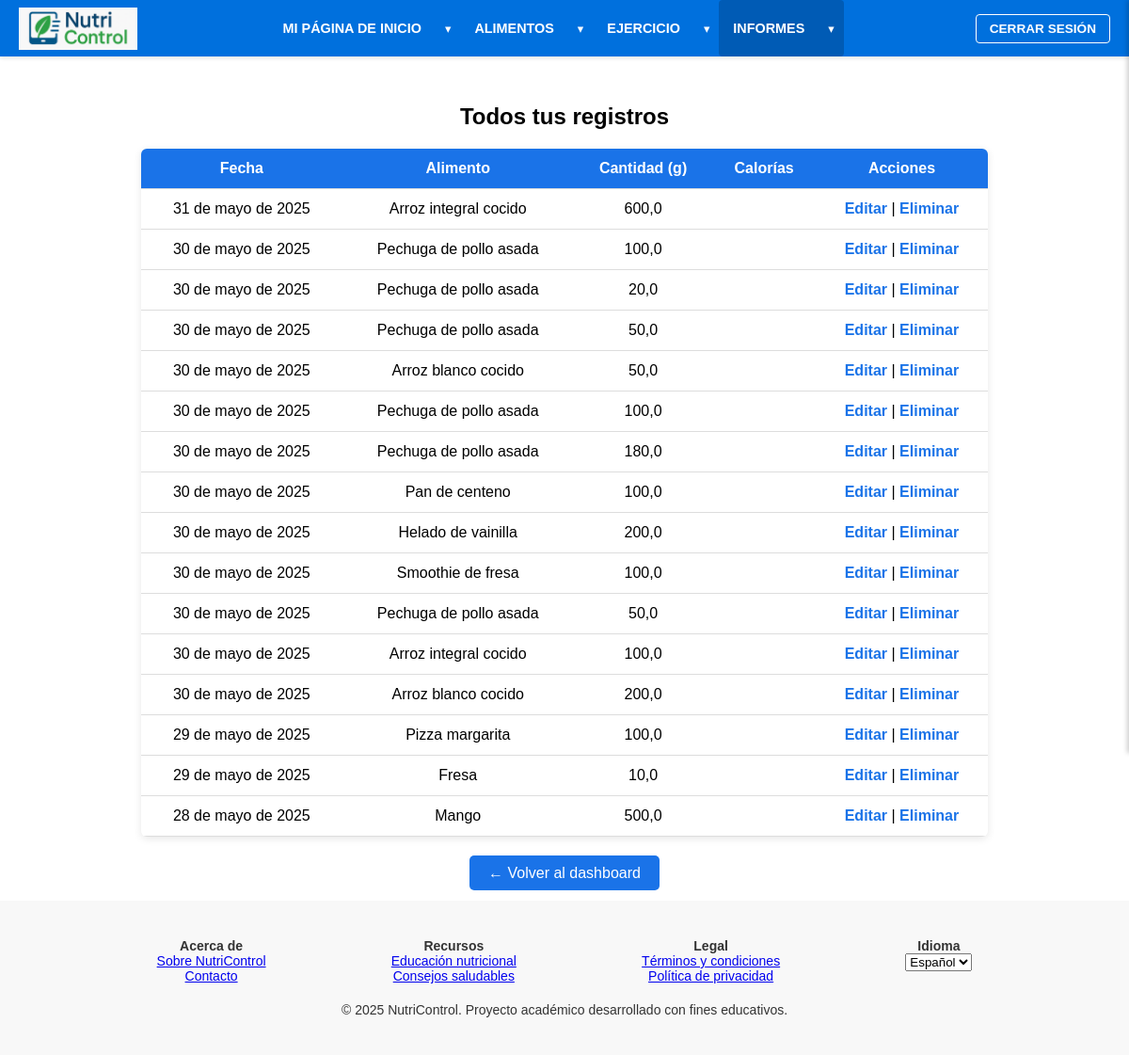
Page /informes/registros/ (signed in) on the earlier database version.
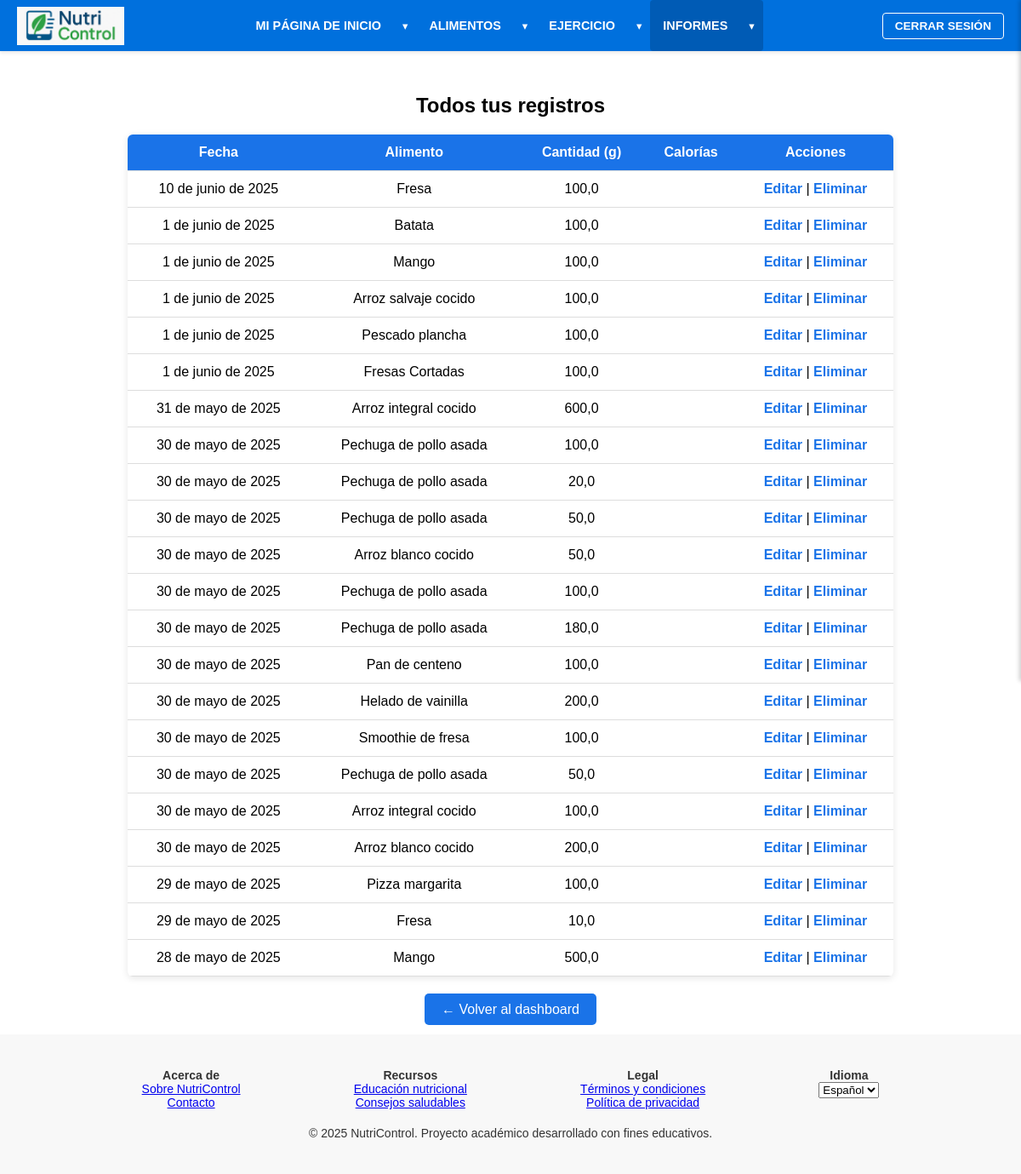
Same page on the later database version.
### base/models.py (models this page shows, shortened)
class RegistroAlimentacion(models.Model):
    usuario = models.ForeignKey(settings.AUTH_USER_MODEL, on_delete=models.CASCADE, verbose_name=_("Usuario"))
    alimento = models.ForeignKey(Alimento, on_delete=models.CASCADE, verbose_name=_("Alimento"))
    cantidad = models.FloatField(verbose_name=_("Cantidad (gramos)"), help_text=_("Cantidad consumida en gramos"))
    fecha = models.DateField(verbose_name=_("Fecha de Consumo"), default=timezone.now)
    fecha_creacion = models.DateTimeField(verbose_name=_("Fecha de Registro"), auto_now_add=True)
    TIPO_COMIDA_CHOICES = [
        ('desayuno', _('Desayuno')), ('almuerzo', _('Almuerzo')),
        ('comida', _('Comida')), ('cena', _('Cena')), ('snacks', _('Snacks')),
    ]
    tipo_comida = models.CharField(max_length=20, choices=TIPO_COMIDA_CHOICES, verbose_name=_("Tipo de Comida"), null=True, blank=True)
    class Meta:
        verbose_name = _("Registro de Alimentación")
        verbose_name_plural = _("Registros de Alimentación")
        ordering = ['-fecha', '-fecha_creacion']

class Alimento(models.Model):
    nombre = models.CharField(verbose_name=_("Nombre del alimento"), max_length=100, unique=True, help_text=_("Nombre del alimento"))
    calorias = models.FloatField(verbose_name=_("Calorías (por 100g)"), help_text=_("Calorías por 100 g"))
    proteinas = models.FloatField(verbose_name=_("Proteínas (por 100g)"), help_text=_("Proteínas por 100 g"))
    grasas = models.FloatField(verbose_name=_("Grasas (por 100g)"), help_text=_("Grasas por 100 g"))
    carbohidratos = models.FloatField(verbose_name=_("Carbohidratos (por 100g)"), help_text=_("Carbohidratos por 100 g"))

### base/views.py (the view)
# urls.py: path('informes/registros/', views.lista_registros, name='lista_registros'),
@login_required
def lista_registros(request):
    registros = RegistroAlimentacion.objects.filter(usuario=request.user).order_by('-fecha', '-id')
    context = { 'registros': registros, 'active_section': 'informes', 'active_subsection': 'lista_registros' }
    return render(request, 'registros.html', context)

### base/templates/registros.html (shortened to what this page needs)
{% extends "base.html" %}
{% block content %}
  <h2>Todos tus registros</h2>
  {% if registros %}
    <table>
      <tr>
        <th>Fecha</th>
        <th>Alimento</th>
        <th>Cantidad (g)</th>
        <th>Calorías</th>
        <th>Acciones</th>
      </tr>
      {% for r in registros %}
        <tr>
          <td>{{ r.fecha }}</td>
          <td>{{ r.alimento.nombre }}</td>
          <td>{{ r.cantidad }}</td>
          <td>{{ r.calorias_totales|floatformat:2 }}</td>
          <td>
            <a href="{% url 'editar_registro' r.pk %}">Editar</a> |
            <a href="{% url 'eliminar_registro' r.pk %}" onclick="confirmarEliminacion(event, '{{ r.alimento.nombre }}')">Eliminar</a>
          </td>
        </tr>
      {% endfor %}
    </table>
  {% else %}
    <p style="text-align:center;">No has registrado ningún alimento aún.</p>
  {% endif %}
  <div class="volver">
    <a href="{% url 'dashboard' %}">← Volver al dashboard</a>
  </div>
{% endblock %}

Differences in the rows shown:
added RegistroAlimentacion: fecha "10 de junio de 2025", alimento.nombre "Fresa", cantidad "100,0"
added RegistroAlimentacion: fecha "1 de junio de 2025", alimento.nombre "Batata", cantidad "100,0"
added RegistroAlimentacion: fecha "1 de junio de 2025", alimento.nombre "Mango", cantidad "100,0"
added RegistroAlimentacion: fecha "1 de junio de 2025", alimento.nombre "Arroz salvaje cocido", cantidad "100,0"
added RegistroAlimentacion: fecha "1 de junio de 2025", alimento.nombre "Pescado plancha", cantidad "100,0"
added RegistroAlimentacion: fecha "1 de junio de 2025", alimento.nombre "Fresas Cortadas", cantidad "100,0"
